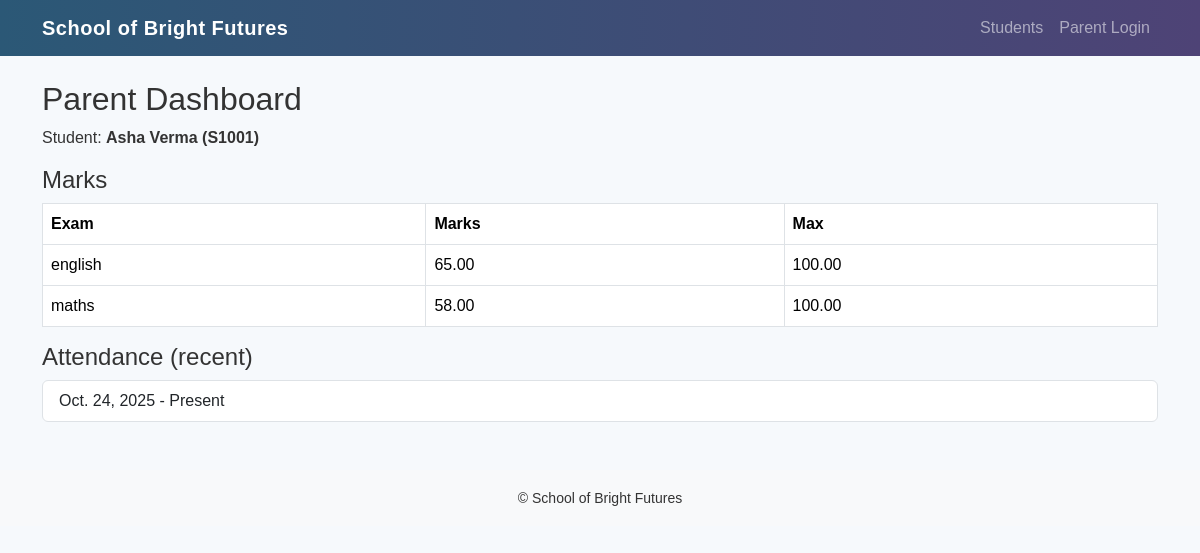
Page /parent-dashboard/ (signed in) on the committed database.
### core/models.py (models this page shows, shortened)
class Student(models.Model):
    first_name = models.CharField(max_length=100)
    last_name = models.CharField(max_length=100, blank=True)
    dob = models.DateField(null=True, blank=True)
    roll_no = models.CharField(max_length=30, unique=True)
    course = models.ForeignKey(Course, on_delete=models.SET_NULL, null=True, blank=True)
    photo = models.ImageField(upload_to='students/', null=True, blank=True)
    def __str__(self):
        return f"{self.first_name} {self.last_name} ({self.roll_no})"

class Mark(models.Model):
    student = models.ForeignKey(Student, on_delete=models.CASCADE)
    exam = models.ForeignKey(Exam, on_delete=models.CASCADE)
    marks_obtained = models.DecimalField(max_digits=5, decimal_places=2)
    max_marks = models.DecimalField(max_digits=5, decimal_places=2, default=100)

class Exam(models.Model):
    name = models.CharField(max_length=120)
    date = models.DateField()
    course = models.ForeignKey(Course, on_delete=models.CASCADE)

class Attendance(models.Model):
    student = models.ForeignKey(Student, on_delete=models.CASCADE)
    date = models.DateField()
    present = models.BooleanField(default=True)

### core/views.py (the view)
@login_required
def parent_dashboard(request):
    try:
        parent = request.user.parent
    except Exception:
        return redirect('parent_login')
    student = parent.student
    marks = Mark.objects.filter(student=student)
    attendance = Attendance.objects.filter(student=student).order_by('-date')[:20]
    return render(request, 'core/parent_dashboard.html', {'student': student, 'marks': marks, 'attendance': attendance})

### templates/core/parent_dashboard.html
{% extends 'core/base.html' %}
{% block content %}
<h2>Parent Dashboard</h2>
<p>Student: <strong>{{ student }}</strong></p>
<h4>Marks</h4>
<table class="table table-bordered">
  <thead><tr><th>Exam</th><th>Marks</th><th>Max</th></tr></thead>
  <tbody>
    {% for m in marks %}
    <tr><td>{{ m.exam.name }}</td><td>{{ m.marks_obtained }}</td><td>{{ m.max_marks }}</td></tr>
    {% empty %}
    <tr><td colspan="3">No marks recorded</td></tr>
    {% endfor %}
  </tbody>
</table>
<h4>Attendance (recent)</h4>
<ul class="list-group">
  {% for a in attendance %}
  <li class="list-group-item">{{ a.date }} - {% if a.present %}Present{% else %}Absent{% endif %}</li>
  {% empty %}
  <li class="list-group-item">No attendance</li>
  {% endfor %}
</ul>
{% endblock %}

### static/css/style.css (style rules this page uses)
body { background: #f6f9fc; color: #333; font-family: Arial, sans-serif; }

### rows in the picture
Student: first_name+last_name+roll_no "Asha Verma (S1001)"
Mark: exam.name "english", marks_obtained "65.00", max_marks "100.00"
Mark: exam.name "maths", marks_obtained "58.00", max_marks "100.00"
Attendance: date "Oct. 24, 2025", present "Present"
